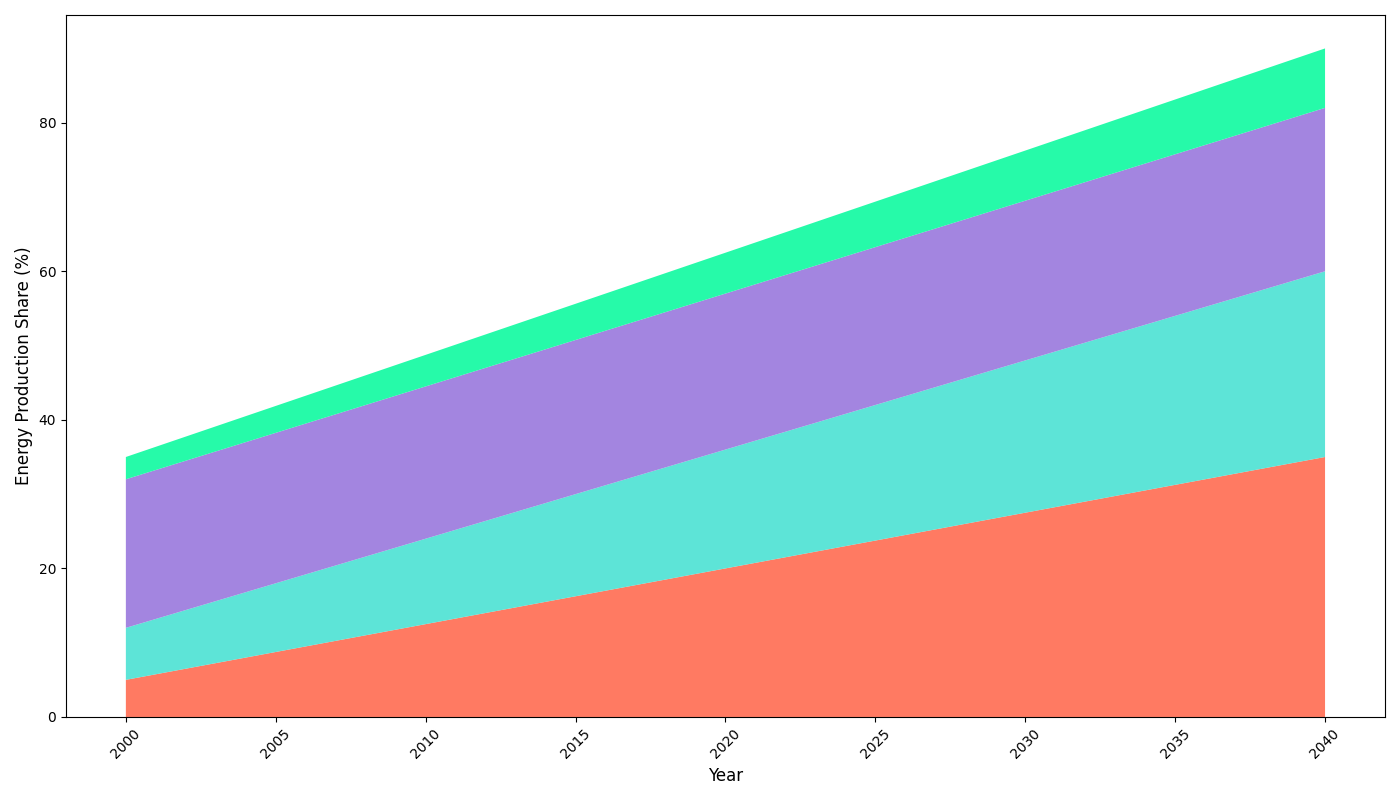

Write the Python code that produced this figure.
import matplotlib.pyplot as plt
import numpy as np

years = np.arange(2000, 2041)
solar_power = np.linspace(5, 35, len(years))
wind_power = np.linspace(7, 25, len(years))
hydropower = np.linspace(20, 22, len(years))
biomass_power = np.linspace(3, 8, len(years))

# Removed geothermal_power from the data groups
renewable_sources = np.array([solar_power, wind_power, hydropower, biomass_power])

fig, ax = plt.subplots(figsize=(14, 8))

# Adjusted colors list to match remaining data groups
ax.stackplot(years, renewable_sources, 
             colors=['#FF6347', '#40E0D0', '#9370DB', '#00FA9A'], alpha=0.85)

ax.set_xlabel('Year', fontsize=12)
ax.set_ylabel('Energy Production Share (%)', fontsize=12, color='black')

plt.xticks(rotation=45)
plt.tight_layout()

plt.show()
